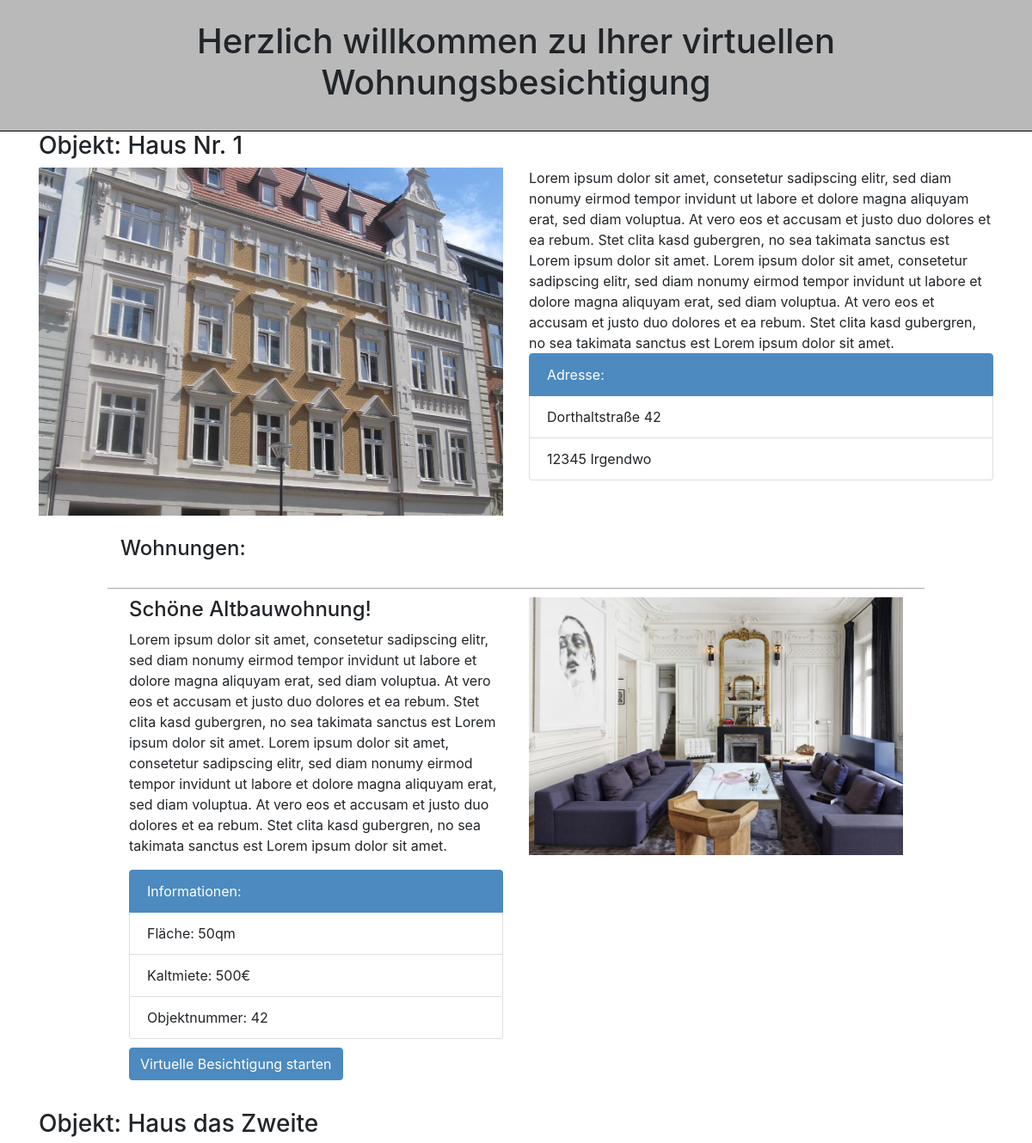
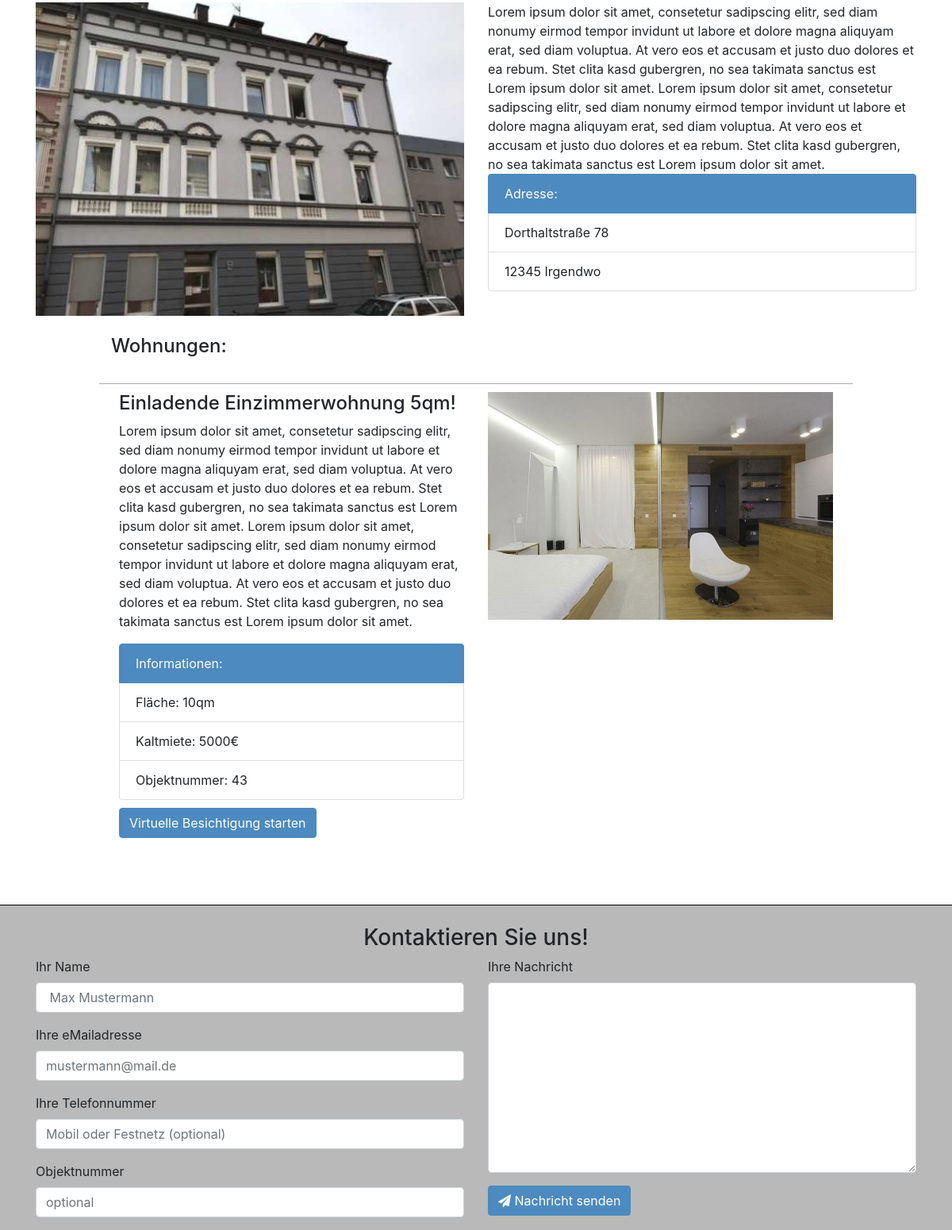
The page / on the database its author committed (2 pictures, top to bottom).
### house/models.py (models this page shows)
class house(models.Model):
    Titel = models.CharField(max_length=128)
    Straße = models.CharField(max_length=128)
    Hausnummer = models.CharField(max_length=8)
    PLZ = models.CharField(max_length=5)
    Ort = models.CharField(max_length=128)
    Bild = models.ImageField()
    Beschreibung = models.TextField()
    def __str__(self):
        return self.Titel
    class Meta:
        verbose_name = 'Haus'
        verbose_name_plural = 'Häuser'

### flat/models.py (models this page shows)
class flat(models.Model):
    Titel = models.CharField(max_length=128)
    Stockwerk = models.CharField(max_length=128)
    Position = models.CharField(max_length=128)
    Expose = models.ImageField()
    Beschreibung = models.TextField()
    Bild = models.ImageField()
    Kameras = models.ManyToManyField(camera)
    Haus = models.ForeignKey(house)
    Fläche = models.CharField(max_length=32)
    Kaltmiete = models.CharField(max_length=32)
    Objektnummer = models.CharField(max_length=32)
    def __str__(self):
        return self.Titel
    class Meta:
        verbose_name = 'Wohnung'
        verbose_name_plural = 'Wohnungen'

### house/views.py (the view)
# urls.py: url(r'^$', HouseView.as_view(), name='home'),
class HouseView(TemplateView, house):
    def get_context_data(self, **kwargs):
        flats = flat.objects.all()
        houses = []
        for node in flats:
            houses.append(node.Haus)
        houses = list(set(houses))
        context = super(HouseView, self).get_context_data(**kwargs)
        context['flats'] = flats
        context['houses'] = houses
        return context
    model = flat
    template_name = "web/pages/house.html"

### templates/web/pages/house.html (shortened to what this page needs)
{% extends "base.html" %}
{% block content %}
{% for house in houses %}
<div class="container">
    <h3>Objekt: {{ house }}</h3>
    <div class="row house">
        <div class="col">
            <img src="{{ MEDIA_URL }}{{ house.Bild.url }}" style="width:100%"></img>
        </div>
        <div class="col">
            <div class="row">
                <div class="col-12">
                    {{ house.Beschreibung }}
                <div class="list-group">
                    <p  class="list-group-item active">Adresse: </p>
                    <p  class="list-group-item">{{ house.Straße }} {{ house.Hausnummer }}</p>
                    <p  class="list-group-item">{{ house.PLZ }} {{ house.Ort }}</p>
                </div>
              </div>
            </div>
        </div>
    </div>
    <div class="row flats">
      <div class="col-1">
      </div>
        <div class="col-10">
            <h4>Wohnungen:</h4>
            {% for flat in flats %}
                {% if flat.Haus.id == house.id %}
                <div class="row">
                <div class="col-6">
                    <h4>{{ flat }}</h4>
                    <p>{{ flat.Beschreibung }}</p>
                    <div class="list-group">
                        <p class="list-group-item active">Informationen: </p>
                        <p class="list-group-item">Fläche: {{ flat.Fläche }}</p>
                        <p class="list-group-item">Kaltmiete: {{ flat.Kaltmiete }}</p>
                        <p class="list-group-item">Objektnummer: {{ flat.Objektnummer }}</p>
                    </div>
                    <a class="btn btn-primary" style="margin-top:10px" href="{{ flat.id }}">Virtuelle Besichtigung starten</a>
                </div>
                <div class="col-6">
                    <img src="{{ MEDIA_URL }}{{ flat.Bild.url }}" style="width:100%"></img>
                </div>
                </div>
                {% endif %}
            {% endfor %}
        </div>
        <div class="col-1">
        </div>
    </div>
</div>
{% endfor %}
{% endblock %}

### templates/web/pages/house.html (style rules this page uses)
.col-10 .row { border-top: solid 1px #ababab; padding:10px; }

### templates/base.html (style rules this page uses)
body .btn-primary, body .list-group-item.active { background-color: #4c8abf; border-color: #4c8abf; }

### rows shown on the page
house: Titel "Haus Nr. 1", Bild (picture), Beschreibung "Lorem ipsum dolor sit amet, consetetur sadipscing elitr, sed diam nonumy eirmod tempor invidunt ut labore et dolore magna aliquyam erat, sed diam voluptua. At vero eos et accusam et justo duo dolores et ea rebum. Stet clita kasd gubergren, no sea takimata sanctus est Lorem ipsum dolor sit amet. Lorem ipsum dolor sit amet, consetetur sadipscing elitr, sed diam nonumy eirmod tempor invidunt ut labore et dolore magna aliquyam erat, sed diam voluptua. At vero eos et accusam et justo duo dolores et ea rebum. Stet clita kasd gubergren, no sea takimata sanctus est Lorem ipsum dolor sit amet.", Straße "Dorthaltstraße", Hausnummer "42", PLZ "12345", Ort "Irgendwo"
flat: Titel "Schöne Altbauwohnung!", Beschreibung "Lorem ipsum dolor sit amet, consetetur sadipscing elitr, sed diam nonumy eirmod tempor invidunt ut labore et dolore magna aliquyam erat, sed diam voluptua. At vero eos et accusam et justo duo dolores et ea rebum. Stet clita kasd gubergren, no sea takimata sanctus est Lorem ipsum dolor sit amet. Lorem ipsum dolor sit amet, consetetur sadipscing elitr, sed diam nonumy eirmod tempor invidunt ut labore et dolore magna aliquyam erat, sed diam voluptua. At vero eos et accusam et justo duo dolores et ea rebum. Stet clita kasd gubergren, no sea takimata sanctus est Lorem ipsum dolor sit amet.", Fläche "50qm", Kaltmiete "500€", Objektnummer "42", Bild (picture)
house: Titel "Haus das Zweite", Bild (picture), Beschreibung "Lorem ipsum dolor sit amet, consetetur sadipscing elitr, sed diam nonumy eirmod tempor invidunt ut labore et dolore magna aliquyam erat, sed diam voluptua. At vero eos et accusam et justo duo dolores et ea rebum. Stet clita kasd gubergren, no sea takimata sanctus est Lorem ipsum dolor sit amet. Lorem ipsum dolor sit amet, consetetur sadipscing elitr, sed diam nonumy eirmod tempor invidunt ut labore et dolore magna aliquyam erat, sed diam voluptua. At vero eos et accusam et justo duo dolores et ea rebum. Stet clita kasd gubergren, no sea takimata sanctus est Lorem ipsum dolor sit amet.", Straße "Dorthaltstraße", Hausnummer "78", PLZ "12345", Ort "Irgendwo"
flat: Titel "Einladende Einzimmerwohnung 5qm!", Beschreibung "Lorem ipsum dolor sit amet, consetetur sadipscing elitr, sed diam nonumy eirmod tempor invidunt ut labore et dolore magna aliquyam erat, sed diam voluptua. At vero eos et accusam et justo duo dolores et ea rebum. Stet clita kasd gubergren, no sea takimata sanctus est Lorem ipsum dolor sit amet. Lorem ipsum dolor sit amet, consetetur sadipscing elitr, sed diam nonumy eirmod tempor invidunt ut labore et dolore magna aliquyam erat, sed diam voluptua. At vero eos et accusam et justo duo dolores et ea rebum. Stet clita kasd gubergren, no sea takimata sanctus est Lorem ipsum dolor sit amet.", Fläche "10qm", Kaltmiete "5000€", Objektnummer "43", Bild (picture)
